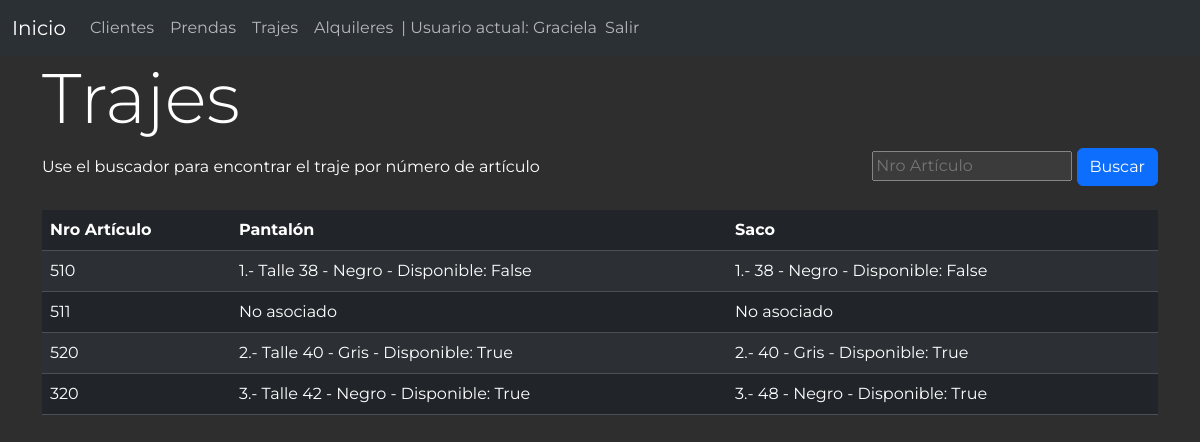
/trajes/ (signed in), run on the app's committed database.
### alquiler/models.py (models this page shows, shortened)
class Traje(models.Model):
    nro_articulo = models.CharField(max_length=20, unique=True)
    def mostrar_pantalon(self):
        pantalon = self.pantalon_set.first()
        return f'{pantalon.id}.- Talle {pantalon.talle_pantalon} - {pantalon.color_pantalon} - Disponible: {pantalon.disponible}' if pantalon else 'No asociado'
    mostrar_pantalon.short_description = 'Pantalón'
    def mostrar_saco(self):
        saco = self.saco_set.first()
        return f'{saco.id}.- {saco.talle_saco} - {saco.color_saco} - Disponible: {saco.disponible}' if saco else 'No asociado'
    mostrar_saco.short_description = 'Saco'
    class Meta:
        db_table = 'traje'
        verbose_name = 'traje'
        verbose_name_plural = 'trajes'

class Pantalon(models.Model):
    color_pantalon = models.ForeignKey('Color', on_delete=models.CASCADE, default=1)
    talle_pantalon = models.CharField(max_length=20, null=True, blank=True)
    traje = models.ForeignKey('Traje', on_delete=models.CASCADE, default=1)
    disponible = models.BooleanField(default=True)
    class Meta:
        db_table = 'pantalon'
        verbose_name = 'pantalon'
        verbose_name_plural = 'pantalones'

class Color(models.Model):
    nombre = models.CharField(max_length=100)
    def __str__(self):
        return self.nombre
    class Meta:
        db_table = 'color'
        verbose_name = 'color'
        verbose_name_plural = 'colores'

class Saco(models.Model):
    color_saco = models.ForeignKey('Color', on_delete=models.CASCADE, default=1)
    talle_saco = models.CharField(max_length=20, null=True, blank=True)
    traje = models.ForeignKey('Traje', on_delete=models.CASCADE, default=1)
    disponible = models.BooleanField(default=True)
    class Meta:
        db_table = 'saco'
        verbose_name = 'saco'
        verbose_name_plural = 'sacos'

### alquiler/views.py (the view)
# urls.py: path('trajes/',views.trajes, name='trajes'),
@login_required
def trajes(request):
    query = request.GET.get('q', '')
    if query:
        trajes = Traje.objects.filter(nro_articulo__icontains=query)
    else:
        trajes = Traje.objects.all()
    return render(request, 'trajes.html', {'trajes': trajes, 'query': query})

### alquiler/templates/trajes.html (shortened to what this page needs)
{% extends 'layout.html' %}
{% block content %}
<main class="container">
    <div class="extremos">
        <h1>Trajes</h1>
    </div>
    <div class="extremos">
        <span>Use el buscador para encontrar el traje por número de artículo</span>
        <form action="{% url 'trajes' %}" method="get">
            <input type="search" name="q" value="{{ query }}" placeholder="Nro Artículo">
            <button class="btn btn-primary" type="submit">Buscar</button>
        </form>
    </div>
    <br>
    <table class="table table-striped">
        <thead>
            <tr>
                <th scope="col">Nro Artículo</th>
                <th scope="col">Pantalón</th>
                <th scope="col">Saco</th>
            </tr>
        </thead>
        <tbody>
          {% for traje in trajes %}
          <tr>
              <td>{{ traje.nro_articulo }}</td>
              <td>{{ traje.mostrar_pantalon }}</td>
              <td>{{ traje.mostrar_saco }}</td>
          </tr>
          {% endfor %}
        </tbody>
      </table>
</main>
{% endblock %}

### alquiler/templates/layout.html (shortened to what this page needs)
{% load static %}
<!DOCTYPE html>
<html lang="es" data-bs-theme="dark">
<head>
    <link rel="stylesheet" href="https://cdnjs.cloudflare.com/ajax/libs/font-awesome/5.15.3/css/all.min.css">
    <link rel="stylesheet" href="{% static 'css/bootstrap.min.css'%}">
    <link rel="stylesheet" href="{% static 'css/estilo.css' %}">
</head>
<nav class="navbar navbar-expand-lg bg-body-tertiary">
    <div class="container-fluid">
      <a class="navbar-brand" href="{% url 'index' %}">Inicio</a>
      <div class="collapse navbar-collapse" id="navbarNavAltMarkup">
        <div class="navbar-nav">
          {% if request.user.is_authenticated %}
              <a class="nav-link" href="{% url 'clientes' %}">Clientes</a>
              <a class="nav-link" href="{% url 'prendas' %}">Prendas</a>
              <a class="nav-link" href="{% url 'trajes' %}">Trajes</a>
              <a class="nav-link" href="{% url 'lista_alquileres' %}">Alquileres</a>
              <span class="navbar-text"> | Usuario actual: {{ user.username }}</span>
              <a class="nav-link" href="{% url 'salir' %}">Salir</a>
          {% endif %}
        </div>
      </div>
    </div>
</nav>
<body>
    {% block content %}
    {% endblock %}
</body>
</html>

### alquiler/static/css/estilo.css (style rules this page uses)
body { margin: 0; font-family: 'Montserrat', sans-serif; background-color: #2e2e2e; color: #FFF; background-repeat: no-repeat; background-size: cover; background-attachment: fixed; }
h1 { font-size: 70px; font-weight: 350; }
.extremos { display: flex; justify-content: space-between; align-items: center; }

### data on the page
Traje: nro_articulo "510", mostrar_pantalon "1.- Talle 38 - Negro - Disponible: False", mostrar_saco "1.- 38 - Negro - Disponible: False"
Traje: nro_articulo "511", mostrar_pantalon "No asociado", mostrar_saco "No asociado"
Traje: nro_articulo "520", mostrar_pantalon "2.- Talle 40 - Gris - Disponible: True", mostrar_saco "2.- 40 - Gris - Disponible: True"
Traje: nro_articulo "320", mostrar_pantalon "3.- Talle 42 - Negro - Disponible: True", mostrar_saco "3.- 48 - Negro - Disponible: True"

### other printed values
{{ user.username }} "Graciela"
